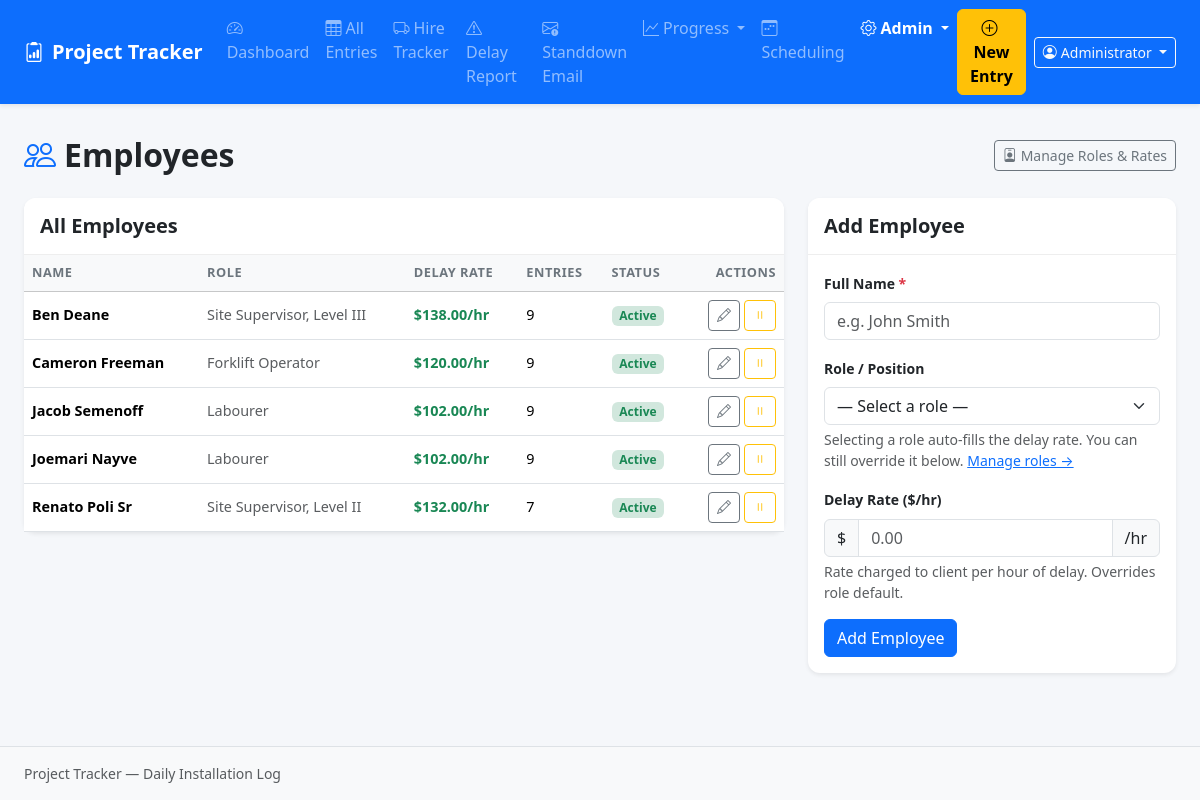
/admin/employees (signed in), run on an earlier commit of the app's database.
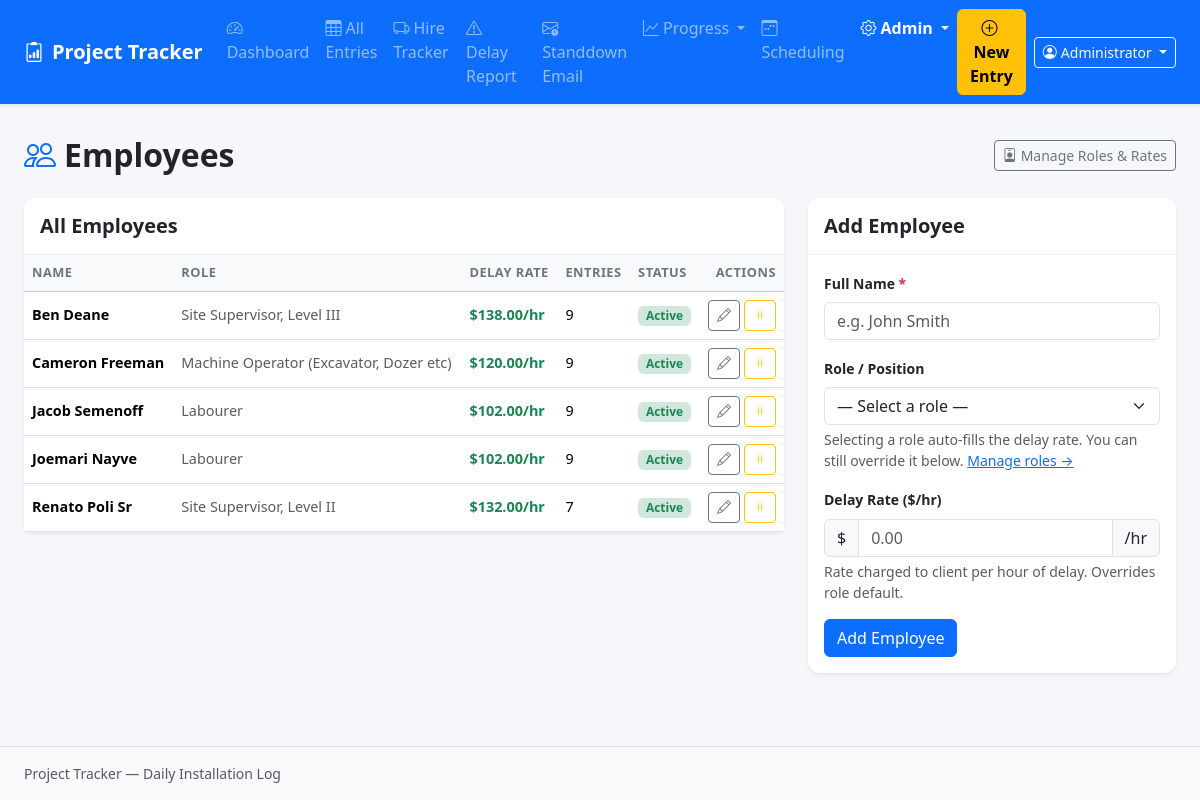
And on a later commit of the database.
### models.py (models this page shows, shortened)
class User(UserMixin, db.Model):
    id = db.Column(db.Integer, primary_key=True)
    username = db.Column(db.String(100), nullable=False, unique=True)
    display_name = db.Column(db.String(200))       # full name shown in entries
    password_hash = db.Column(db.String(256), nullable=False)
    is_admin = db.Column(db.Boolean, default=False)
    active = db.Column(db.Boolean, default=True)
    created_at = db.Column(db.DateTime, default=datetime.utcnow)
    entries = db.relationship('DailyEntry', backref='submitted_by_user', lazy=True)
    @property
    def is_active(self):
        return self.active

class Employee(db.Model):
    id = db.Column(db.Integer, primary_key=True)
    name = db.Column(db.String(200), nullable=False)
    role = db.Column(db.String(100))              # display string, synced from Role on save
    role_id = db.Column(db.Integer, db.ForeignKey('role.id'), nullable=True)
    delay_rate = db.Column(db.Float)              # overridable; defaults from Role on create
    active = db.Column(db.Boolean, default=True)
    created_at = db.Column(db.DateTime, default=datetime.utcnow)

### app.py (the view, shortened to what this page needs)
@app.route('/admin/employees', methods=['GET', 'POST'])
def admin_employees():
    employees = Employee.query.order_by(Employee.name).all()
    roles = Role.query.order_by(Role.name).all()
    return render_template('admin/employees.html', employees=employees, roles=roles)

### app.py (called while the page is built)
@login_manager.user_loader
def load_user(user_id):
    return User.query.get(int(user_id))

@app.context_processor
def inject_active_projects():
    try:
        projects = Project.query.filter_by(active=True).order_by(Project.name).all()
    except Exception:
        projects = []
    return {'_active_projects': projects}

@app.before_request
def require_login():
    public_endpoints = {'login', 'logout', 'static'}
    if request.endpoint not in public_endpoints and not current_user.is_authenticated:
        return redirect(url_for('login', next=request.url))

### templates/admin/employees.html (shortened to what this page needs)
{% extends "base.html" %}
{% block content %}
<div class="d-flex justify-content-between align-items-center mb-4">
  <h2 class="fw-bold mb-0"><i class="bi bi-people me-2 text-primary"></i>Employees</h2>
  <a href="{{ url_for('admin_roles') }}" class="btn btn-outline-secondary btn-sm">
    <i class="bi bi-person-badge me-1"></i>Manage Roles &amp; Rates
  </a>
</div>
<div class="row g-4">
  <div class="col-lg-8">
    <div class="card border-0 shadow-sm">
      <div class="card-header bg-white py-3">
        <h5 class="mb-0 fw-semibold">All Employees</h5>
      </div>
      <div class="card-body p-0">
        {% if employees %}
        <table class="table table-hover align-middle mb-0">
          <thead class="table-light">
            <tr>
              <th>Name</th>
              <th>Role</th>
              <th>Delay Rate</th>
              <th>Entries</th>
              <th>Status</th>
              <th class="text-end">Actions</th>
            </tr>
          </thead>
          <tbody>
            {% for emp in employees %}
            <tr>
              <td class="fw-semibold">{{ emp.name }}</td>
              <td class="text-muted">{{ emp.role or '—' }}</td>
              <td>
                {% if emp.delay_rate %}
                  <span class="text-success fw-semibold">${{ '%.2f'|format(emp.delay_rate) }}/hr</span>
                {% else %}
                  <span class="text-muted">—</span>
                {% endif %}
              </td>
              <td>{{ emp.entries|length }}</td>
              <td>
                {% if emp.active %}
                  <span class="badge bg-success-subtle text-success">Active</span>
                {% else %}
                  <span class="badge bg-secondary-subtle text-secondary">Inactive</span>
                {% endif %}
              </td>
              <td class="text-end">
                <div class="d-flex gap-1 justify-content-end">
                  <button class="btn btn-sm btn-outline-secondary" type="button"
                          onclick="openEditEmployee({{ emp.id }}, '{{ emp.name|replace("'", "\\'") }}', {{ emp.role_id or 'null' }}, '{{ emp.delay_rate or '' }}')"
                          title="Edit">
                    <i class="bi bi-pencil"></i>
                  </button>
                  <form method="POST" class="d-inline">
                    <button type="submit" class="btn btn-sm btn-outline-{% if emp.active %}warning{% else %}success{% endif %}"
                            title="{% if emp.active %}Deactivate{% else %}Activate{% endif %}">
                      <i class="bi bi-{% if emp.active %}pause{% else %}play{% endif %}"></i>
                    </button>
                  </form>
                </div>
              </td>
            </tr>
            {% endfor %}
          </tbody>
        </table>
        {% else %}
        <div class="text-center py-5 text-muted">
          <i class="bi bi-person-plus fs-1 d-block mb-2"></i>
          No employees yet. Add your first employee.
        </div>
        {% endif %}
      </div>
    </div>
  </div>
  <div class="col-lg-4">
    <div class="card border-0 shadow-sm">
      <div class="card-header bg-white py-3">
        <h5 class="mb-0 fw-semibold" id="formTitle">Add Employee</h5>
      </div>
      <div class="card-body">
        <form method="POST" id="employeeForm">
          <div class="mb-3">
            <label class="form-label fw-semibold">Full Name <span class="text-danger">*</span></label>
            <input type="text" name="name" id="empName" class="form-control" required
                   placeholder="e.g. John Smith">
          </div>
          <div class="mb-3">
            <label class="form-label fw-semibold">Role / Position</label>
            {% if roles %}
            <select name="role_id" id="empRoleId" class="form-select"
                    onchange="onRoleChange(this)">
              <option value="">— Select a role —</option>
            </select>
            <div class="form-text">
              Selecting a role auto-fills the delay rate. You can still override it below.
              <a href="{{ url_for('admin_roles') }}">Manage roles →</a>
            </div>
            {% endif %}
          </div>
          <div class="mb-3">
            <label class="form-label fw-semibold">
              Delay Rate ($/hr)
            </label>
            <div class="input-group">
              <span class="input-group-text">$</span>
              <input type="number" name="delay_rate" id="empDelayRate" class="form-control"
                     min="0" step="0.01" placeholder="0.00">
              <span class="input-group-text">/hr</span>
            </div>
            <div class="form-text">Rate charged to client per hour of delay. Overrides role default.</div>
          </div>
          <div class="d-flex gap-2">
            <button type="submit" class="btn btn-primary" id="submitBtn">Add Employee</button>
          </div>
        </form>
      </div>
    </div>
  </div>
</div>
{% endblock %}

### templates/base.html (shortened to what this page needs)
<!DOCTYPE html>
<html lang="en">
<head>
  <link href="https://cdn.jsdelivr.net/npm/bootstrap@5.3.3/dist/css/bootstrap.min.css" rel="stylesheet">
  <link href="https://cdn.jsdelivr.net/npm/bootstrap-icons@1.11.3/font/bootstrap-icons.css" rel="stylesheet">
  <link href="{{ url_for('static', filename='css/custom.css') }}" rel="stylesheet">
</head>
<body>
<nav class="navbar navbar-expand-lg navbar-dark bg-primary shadow-sm">
  <div class="container-fluid px-4">
    <a class="navbar-brand fw-bold" href="{{ url_for('index') }}">
      <i class="bi bi-clipboard2-data me-2"></i>Project Tracker
    </a>
    <div class="collapse navbar-collapse" id="navMenu">
      <ul class="navbar-nav me-auto mb-2 mb-lg-0">
        <li class="nav-item">
          <a class="nav-link {% if request.endpoint == 'index' %}active{% endif %}" href="{{ url_for('index') }}">
            <i class="bi bi-speedometer2 me-1"></i>Dashboard
          </a>
        </li>
        <li class="nav-item">
          <a class="nav-link {% if request.endpoint == 'entries' %}active{% endif %}" href="{{ url_for('entries') }}">
            <i class="bi bi-table me-1"></i>All Entries
          </a>
        </li>
        <li class="nav-item">
          <a class="nav-link {% if request.endpoint and request.endpoint.startswith('hire') %}active{% endif %}"
             href="{{ url_for('hire_list') }}">
            <i class="bi bi-truck me-1"></i>Hire Tracker
          </a>
        </li>
        <li class="nav-item">
          <a class="nav-link {% if request.endpoint and 'delay_report' in request.endpoint %}active{% endif %}"
             href="{{ url_for('delay_report') }}">
            <i class="bi bi-exclamation-triangle me-1"></i>Delay Report
          </a>
        </li>
        <li class="nav-item">
          <a class="nav-link {% if request.endpoint == 'morning_standdown' %}active{% endif %}"
             href="{{ url_for('morning_standdown') }}">
            <i class="bi bi-envelope-exclamation me-1"></i>Standdown Email
          </a>
        </li>
        <li class="nav-item dropdown">
          <a class="nav-link dropdown-toggle {% if request.endpoint == 'project_dashboard' %}active{% endif %}"
             href="#" data-bs-toggle="dropdown">
            <i class="bi bi-graph-up me-1"></i>Progress
          </a>
        </li>
        <li class="nav-item">
          <a class="nav-link {% if request.endpoint and 'scheduling' in request.endpoint %}active{% endif %}"
             href="{{ url_for('scheduling_overview') }}">
            <i class="bi bi-calendar3-week me-1"></i>Scheduling
          </a>
        </li>
        <li class="nav-item dropdown">
          <a class="nav-link dropdown-toggle {% if request.endpoint and 'admin' in request.endpoint %}active{% endif %}"
             href="#" data-bs-toggle="dropdown">
            <i class="bi bi-gear me-1"></i>Admin
          </a>
        </li>
      </ul>
      <div class="d-flex align-items-center gap-2">
        <a href="{{ url_for('new_entry') }}" class="btn btn-warning fw-semibold">
          <i class="bi bi-plus-circle me-1"></i>New Entry
        </a>
        <div class="dropdown">
          <button class="btn btn-outline-light btn-sm dropdown-toggle" data-bs-toggle="dropdown">
            <i class="bi bi-person-circle me-1"></i>{{ current_user.display_name or current_user.username }}
          </button>
        </div>
      </div>
    </div>
  </div>
</nav>
<div class="container-fluid px-4 py-3">
  {% block content %}{% endblock %}
</div>
<footer class="footer mt-auto py-3 bg-light border-top">
  <div class="container-fluid px-4 text-muted small">
    Project Tracker &mdash; Daily Installation Log
  </div>
</footer>
</body>
</html>

### static/css/custom.css (style rules this page uses)
body { background-color: #f5f7fa; min-height: 100vh; display: flex; flex-direction: column; }
.container-fluid { max-width: 1400px; }
.card { border-radius: 0.75rem; }
.card-header { border-radius: 0.75rem 0.75rem 0 0 !important; border-bottom: 1px solid #eee; }
.table th { font-size: 0.8rem; font-weight: 600; text-transform: uppercase; letter-spacing: 0.04em; color: #6c757d; white-space: nowrap; }
.table td { font-size: 0.9rem; }
.navbar-dark .nav-link.active { font-weight: 600; }
.footer { margin-top: auto; }
.form-label.fw-semibold { font-size: 0.875rem; }
.badge { font-size: 0.75rem; }

What changed in the data, as far as the page shows it:
changed Employee "Cameron Freeman": role "Forklift Operator" → "Machine Operator (Excavator, Dozer etc)"
